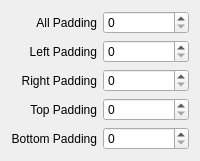
              <widget class="QWidget" name="tab_4">
               <attribute name="title">
                <string>Padding</string>
               </attribute>
               <layout class="QGridLayout" name="gridLayout_8">
                <item row="2" column="0">
                 <widget class="QLabel" name="label_10">
                  <property name="text">
                   <string>Right Padding</string>
                  </property>
                  <property name="alignment">
                   <set>Qt::AlignRight|Qt::AlignTrailing|Qt::AlignVCenter</set>
                  </property>
                 </widget>
                </item>
                <item row="4" column="0">
                 <widget class="QLabel" name="label_12">
                  <property name="text">
                   <string>Bottom Padding</string>
                  </property>
                  <property name="alignment">
                   <set>Qt::AlignRight|Qt::AlignTrailing|Qt::AlignVCenter</set>
                  </property>
                 </widget>
                </item>
                <item row="4" column="1">
                 <widget class="QSpinBox" name="pb_padding_bottom_normal">
                  <property name="maximum">
                   <number>500</number>
                  </property>
                 </widget>
                </item>
                <item row="0" column="0">
                 <widget class="QLabel" name="label_8">
                  <property name="text">
                   <string>All Padding</string>
                  </property>
                  <property name="alignment">
                   <set>Qt::AlignRight|Qt::AlignTrailing|Qt::AlignVCenter</set>
                  </property>
                 </widget>
                </item>
                <item row="3" column="1">
                 <widget class="QSpinBox" name="pb_padding_top_normal">
                  <property name="maximum">
                   <number>500</number>
                  </property>
                 </widget>
                </item>
                <item row="1" column="0">
                 <widget class="QLabel" name="label_9">
                  <property name="text">
                   <string>Left Padding</string>
                  </property>
                  <property name="alignment">
                   <set>Qt::AlignRight|Qt::AlignTrailing|Qt::AlignVCenter</set>
                  </property>
                 </widget>
                </item>
                <item row="2" column="1">
                 <widget class="QSpinBox" name="pb_padding_right_normal">
                  <property name="maximum">
                   <number>500</number>
                  </property>
                 </widget>
                </item>
                <item row="1" column="1">
                 <widget class="QSpinBox" name="pb_padding_left_normal">
                  <property name="maximum">
                   <number>500</number>
                  </property>
                 </widget>
                </item>
                <item row="0" column="1">
                 <widget class="QSpinBox" name="pb_padding_normal">
                  <property name="maximum">
                   <number>500</number>
                  </property>
                 </widget>
                </item>
                <item row="3" column="0">
                 <widget class="QLabel" name="label_11">
                  <property name="text">
                   <string>Top Padding</string>
                  </property>
                  <property name="alignment">
                   <set>Qt::AlignRight|Qt::AlignTrailing|Qt::AlignVCenter</set>
                  </property>
                 </widget>
                </item>
               </layout>
              </widget>
